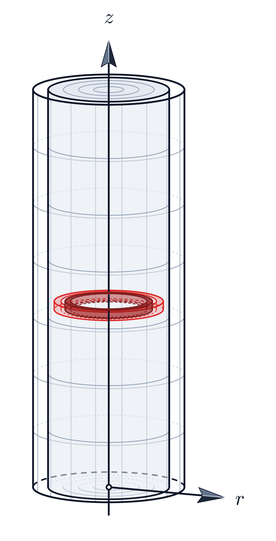
#> input picture figures/Archive/images/macro_cylinder_shrinkage_style_c.png, 276 x 541 px, shrunk from 1269 x 2487 before the run
$ python plot_moving_boundary_mesh_shrinkage.py
#> lines starting #> are read from the running program, lines starting #| are printed output that depends on the picture
# -*- coding: utf-8 -*-
"""
动边界收缩机制与网格划分示意图绘制脚本 (Task 3 冻结定稿)
========================================================================
图件名称: moving_boundary_mesh_shrinkage.png
对应文件: eda_figures/moving_boundary_mesh_shrinkage.png
功能说明:
- 左子图: 宏观收缩圆柱与环形微元几何域 (双实线高对比 Style C, 无多余内部微箭头)
- 局部放大框: 严格居中包裹物料环边缘 (x2=764.0)，与较小圆柱内母线保持安全净空
- 透射虚线: 黑色等间距细虚线，由局部微元框投射至右侧微观卡片
- 右子图: 微观 3D 厚圆环收缩拓扑保持示意图
  * 药材厚度严格守恒 (h_s = h_0)
  * 网格拓扑 3x3x3 分割完全保持
  * 粗实线 (初始状态) vs 细实线 (收缩状态)
  * 极简柱坐标系 (+z, +r)
  * 时间演变标注 t 与 t + \Delta t，辅以共线微型演化箭头 (倾角 theta = arctan(0.178))
"""

import os
import sys
import numpy as np
import matplotlib
matplotlib.use('Agg')
import matplotlib.pyplot as plt
from matplotlib.patches import Polygon, PathPatch, Rectangle, FancyArrowPatch
from matplotlib.path import Path
from PIL import Image

def get_paths():
    cur_dir = os.path.dirname(os.path.abspath(__file__))
    eda_dir = os.path.abspath(os.path.join(cur_dir, '..'))
    archive_img_dir = os.path.join(eda_dir, 'Archive', 'images')
    output_png = os.path.join(eda_dir, 'moving_boundary_mesh_shrinkage.png')
    return cur_dir, eda_dir, archive_img_dir, output_png

def find_or_generate_macro_cylinder(eda_dir, archive_img_dir):
    """查找或动态生成宏观圆柱收缩子图 (Style C)"""
#> called with eda_dir = 'figures', archive_img_dir = 'figures/Archive/images'
    candidate_paths = [
        os.path.join(archive_img_dir, 'macro_cylinder_shrinkage_style_c.png'),
        os.path.join(archive_img_dir, 'task3_candidates', 'macro_cylinder_shrinkage_style_c.png'),
        os.path.join(eda_dir, 'task3_candidates', 'macro_cylinder_shrinkage_style_c.png'),
    ]
    for p in candidate_paths:
        if os.path.exists(p):
            return p

    # 若均不存在，动态纯 Python 渲染生成
    gen_path = os.path.join(archive_img_dir, 'macro_cylinder_shrinkage_style_c.png')
    os.makedirs(os.path.dirname(gen_path), exist_ok=True)
    draw_and_save_macro_cylinder_c(gen_path)
    return gen_path

# [282 lines left out: functions draw_beveled_3d_arrow, draw_ring_3d, draw_and_save_macro_cylinder_c, generate_right_micro_subfigure, not called in this run]

def composite_moving_boundary_figure(left_img_path, right_img_path, output_path, box_x2=764.0):
    """合成宏微观多尺度动边界收缩图件 (300 DPI)"""
#> called with box_x2 = 764
    im_left = Image.open(left_img_path).convert('RGBA')
#> im_left is the input picture: PIL image 276x541 RGBA; mean R, G, B, A 237.6, 237.3, 239.6, 255
    im_right = Image.open(right_img_path).convert('RGBA')
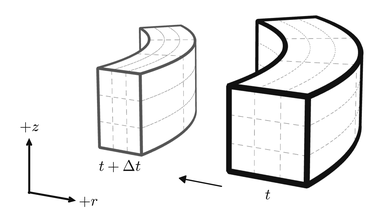
#> input picture figures/Archive/images/task3_2_2_arrow_collinear_clean.png, 384 x 222 px, shrunk from 1766 x 1020 before the run
#> im_right is the input picture: PIL image 384x222 RGBA; mean R, G, B, A 238.4, 238.4, 238.4, 255

    W_l, H_l = im_left.size
#> W_l = 276; H_l = 541
    W_r, H_r = im_right.size
#> W_r = 384; H_r = 222

    target_H_l = 2300.0
    scale_l = target_H_l / float(H_l)
#> scale_l = 4.25
    disp_W_l = W_l * scale_l
#> disp_W_l = 1173.4

    target_H_r = 1750.0
    scale_r = target_H_r / float(H_r)
#> scale_r = 7.88
    disp_W_r = W_r * scale_r
#> disp_W_r = 3027
    disp_H_r = target_H_r

    gap = 230.0
    margin_left = 80.0
    margin_right = 80.0
    margin_top = 80.0
    margin_bottom = 80.0

    canvas_H = margin_top + target_H_l + margin_bottom
    canvas_W = margin_left + disp_W_l + gap + disp_W_r + margin_right
#> canvas_W = 4590.4

    fig = plt.figure(figsize=(canvas_W / 300.0, canvas_H / 300.0), dpi=300)
    ax = fig.add_axes([0, 0, 1, 1])
    ax.set_xlim(0, canvas_W)
    ax.set_ylim(canvas_H, 0)
    ax.axis('off')

    # 1. 放置左侧宏观圆柱
    x_l0 = margin_left
    y_l0 = margin_top
    ax.imshow(im_left, extent=[x_l0, x_l0 + disp_W_l, y_l0 + target_H_l, y_l0], zorder=10)

    # 2. 左侧局部取景框 (严格包裹红色物料环 x=753，并与内母线保持净空)
    box_w_raw = 160.0
    box_h_raw = 160.0
    src_x2_raw = box_x2
    src_x1_raw = src_x2_raw - box_w_raw
    src_y1_raw = 1324.0
    src_y2_raw = src_y1_raw + box_h_raw

    src_x1 = x_l0 + src_x1_raw * scale_l
#> src_x1 = 2647.8
    src_x2 = x_l0 + src_x2_raw * scale_l
#> src_x2 = 3328.1
    src_y1 = y_l0 + src_y1_raw * scale_l
#> src_y1 = 5708.8
    src_y2 = y_l0 + src_y2_raw * scale_l
#> src_y2 = 6389.1
    src_w = src_x2 - src_x1
#> src_w = 680.2
    src_h = src_y2 - src_y1
#> src_h = 680.2
    src_cy = (src_y1 + src_y2) / 2.0

    ax.add_patch(Rectangle(
        (src_x1, src_y1), src_w, src_h,
        fill=False, edgecolor='#000000',
        linestyle='-', linewidth=2.2, zorder=15
    ))

    # 3. 右侧卡片区域布局
    x_r0 = margin_left + disp_W_l + gap
    card_pad = 28.0
    y_r0 = src_cy - disp_H_r / 2.0

    card_x = x_r0 - card_pad
    card_y = y_r0 - card_pad
    card_w = disp_W_r + 2 * card_pad
    card_h = disp_H_r + 2 * card_pad

    # 4. 放大引导虚线
    line_top_src = (src_x2, src_y1)
    line_top_tgt = (card_x, card_y)
    line_bot_src = (src_x2, src_y2)
    line_bot_tgt = (card_x, card_y + card_h)

    ax.plot([line_top_src[0], line_top_tgt[0]],
            [line_top_src[1], line_top_tgt[1]],
            color='#000000', linestyle=(0, (6, 5)), linewidth=1.8, zorder=12)

    ax.plot([line_bot_src[0], line_bot_tgt[0]],
            [line_bot_src[1], line_bot_tgt[1]],
            color='#000000', linestyle=(0, (6, 5)), linewidth=1.8, zorder=12)

    # 5. 右侧卡片背景与黑色锐利边框
    ax.add_patch(Rectangle(
        (card_x, card_y), card_w, card_h,
        facecolor='#ffffff', edgecolor='#000000',
        linewidth=2.4, zorder=14
    ))

    # 6. 放置右侧微观图件
    ax.imshow(im_right, extent=[x_r0, x_r0 + disp_W_r, y_r0 + disp_H_r, y_r0], zorder=16)

    plt.savefig(output_path, dpi=300, facecolor='white', edgecolor='none')
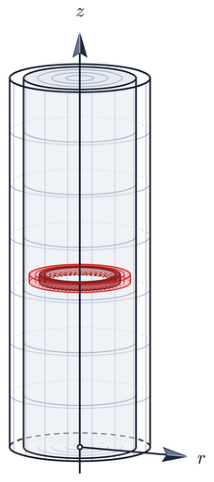
#> figure drawn by matplotlib, 1 panel
    plt.close()
    print(f"[OK] 成功生成高清定稿图件: {output_path}")

def main():
    cur_dir, eda_dir, archive_img_dir, output_png = get_paths()

    # 1. 获取宏观左图 (Style C)
    left_img = find_or_generate_macro_cylinder(eda_dir, archive_img_dir)

    # 2. 获取右侧微观图件 (优先复用 Archive/images/ 中的定稿子图，若缺失则动态从 raw 3D 线稿生成)
    micro_img_path = os.path.join(archive_img_dir, 'task3_2_2_arrow_collinear_clean.png')
    if not os.path.exists(micro_img_path):
        raw_candidates = [
            os.path.join(archive_img_dir, 'task3_2_3_raw.png'),
            os.path.join(cur_dir, 'task3_2_3_raw.png'),
            r"C:\Users\kqdx\.gemini\antigravity\brain\ce5f745e-eae3-4eca-9e3f-87c5c965cace\scratch\task3_2_3_raw.png"
        ]
        raw_png = None
        for p in raw_candidates:
            if os.path.exists(p):
                raw_png = p
                break
        if raw_png is None:
            raise FileNotFoundError("未找到右侧 3D 线稿 task3_2_3_raw.png。")
        generate_right_micro_subfigure(raw_png, micro_img_path)

    # 3. 执行最终合成
    composite_moving_boundary_figure(left_img, micro_img_path, output_png, box_x2=764.0)

if __name__ == '__main__':
    main()
